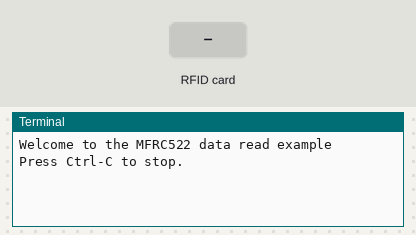
A program run on a simulated Raspberry Pi (header pin numbers). Parts: the last lines printed to the terminal. Inputs (shaded band) come from the test bench. The clock reads 2024-03-15 10:24:30 at power-on unless the program sets it; the RFID card's data blocks start empty.

Above: at 1.2 s.
1.3 s: RFID card 5E 7A 19 C4 held to the reader
At 2.1 s:
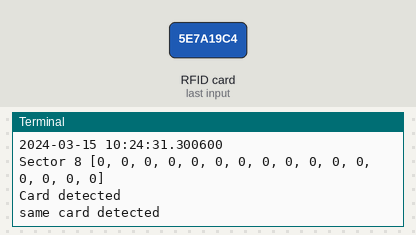
At 2.9 s:
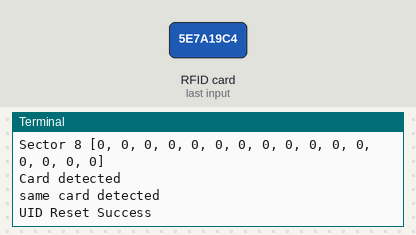

Measured:
- after the input at 1.3 s, the terminal: prints a new line at once (image 1)

The program:

readRFID.py
```python
#!/usr/bin/env python
# -*- coding: utf8 -*-

import RPi.GPIO as GPIO
import MFRC522
import signal
import time
import requests
import json
import datetime


continue_reading = True

url = 'http://10.0.0.100:8080/ingest'
headers = {'Content-Type': 'application/json', 'x-api-key': 'DataingestServiceExperiment'}

def sendPOSTRequest(buttonPressed):
  print("Button %s pressed"%buttonPressed)
  data = {"rfid":"d","sessionId":"sd","rate":buttonPressed}
  print data
  response = requests.post(url, headers = headers ,data=data)
  print response


# Capture SIGINT for cleanup when the script is aborted
def end_read(signal,frame):
    global continue_reading
    print "Ctrl+C captured, ending read."
    continue_reading = False
    GPIO.cleanup()

# Hook the SIGINT
signal.signal(signal.SIGINT, end_read)

# Create an object of the class MFRC522
MIFAREReader = MFRC522.MFRC522()

# Welcome message
print "Welcome to the MFRC522 data read example"
print "Press Ctrl-C to stop."

lastUID = ""
# This loop keeps checking for chips. If one is near it will get the UID and authenticate
while continue_reading:

    # Scan for cards
    (status,TagType) = MIFAREReader.MFRC522_Request(MIFAREReader.PICC_REQIDL)

    # If a card is found
    if status == MIFAREReader.MI_OK:
        print "Card detected"

    # Get the UID of the card
    (status,uid) = MIFAREReader.MFRC522_Anticoll()

    # If we have the UID, continue
    if status == MIFAREReader.MI_OK:

        currentUID = str(uid[0])+","+str(uid[1])+","+str(uid[2])+","+str(uid[3])

        if currentUID == lastUID:
            print "same card detected"
            time.sleep(1)
            print "UID Reset Success"
            lastUID = ""

        else:
            lastUID = currentUID
            # Print UID
            print "Card read UID: " +currentUID
            #+str(uid[0])+","+str(uid[1])+","+str(uid[2])+","+str(uid[3])

            now = datetime.datetime.now()
            print str(now)
            # sendPOSTRequest(1)

            # This is the default key for authentication
            key = [0xFF,0xFF,0xFF,0xFF,0xFF,0xFF]

            # Select the scanned tag
            MIFAREReader.MFRC522_SelectTag(uid)

            # Authenticate
            status = MIFAREReader.MFRC522_Auth(MIFAREReader.PICC_AUTHENT1A, 8, key, uid)

            # Check if authenticated
            if status == MIFAREReader.MI_OK:
                MIFAREReader.MFRC522_Read(8)
                MIFAREReader.MFRC522_StopCrypto1()
            else:
                print "Authentication error"
```
